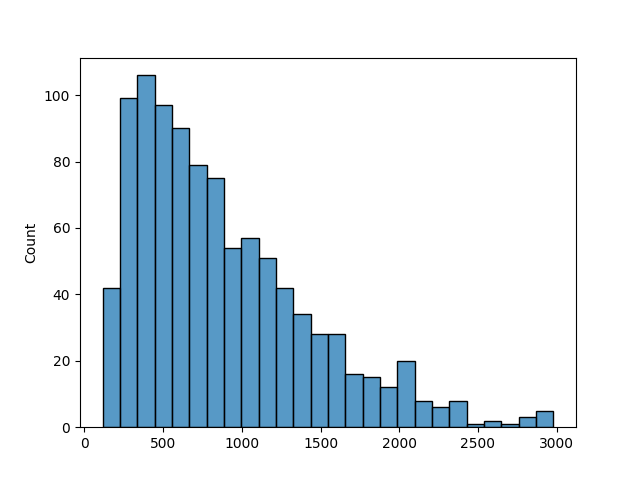

Write the Python code that produced this figure.
import sys
import time
import numpy as np
import seaborn as sns
import matplotlib.pyplot as plt
from scipy.signal import convolve2d

start = time.time()



def initialise(N, method):
    
    if method == 'random':
        arr = np.random.randint(0, 2, (N, N), dtype=int)
    
    elif method == 'oscillator':
        arr = np.zeros((N, N), dtype=int)
        arr[N//2, N//2-1:N//2+2] = 1
    
    elif method == 'glider':
        arr = np.zeros((N, N), dtype=int)
        arr[N//2-1, N//2] = 1
        arr[N//2, N//2+1] = 1
        arr[N//2+1, N//2-1:N//2+2] = 1
        
    return arr



def main():
    
    #constants/parameters
    method = 'random'
    N = 50
    n_simulations = 1000
    consider_equilibrated = 10
    max_steps = 3000
    show_anim = False
    show_plot = True
    steps_to_equil = np.array([], dtype=int)
    filename = 'GOL_data.txt'
    nsteps_other = 200
    coms = np.array([], dtype=float)
    vels = np.array([], dtype=float)


    
    if len(sys.argv) > 1:
        N = int(sys.argv[1])
        method = sys.argv[2]
        n_simulations = 1
        show_anim = True
        show_plot = False
        filename = 'user.txt'
        
        if method not in ['random', 'oscillator', 'glider']:
            print("invalid method")
            return
        
        
        if method != 'random':
            consider_equilibrated = nsteps_other
    
    
    outfile = open(filename, 'w')
    outfile.write("run_no steps_to_equilibrate")
    
    kernel = np.array([[1, 1, 1],
                       [1, 0, 1],
                       [1, 1, 1]])
    
    arr = np.empty([N, N])
    
    
    print(f"running {n_simulations} simulation(s)"
          f" with {N}x{N} grid and {method} initialisation")
    
    for n_sim in range(n_simulations):
        
        evol = np.array([], dtype=int)
        arr = initialise(N, method)
        evol = np.append(evol, [np.sum(arr)])
        equilibrated = False
        step = 0
        
        while not equilibrated:
            
            conv = convolve2d(arr, kernel, mode="same", boundary="wrap")
            
            #GOL conditions
            for i in range(N):
                for j in range(N):
                    if arr[i, j] == 1 and conv[i, j] < 2:
                        arr[i, j] = 0
                    elif arr[i, j] == 1 and 2 <= conv[i, j] <= 3:
                        pass
                    elif arr[i, j] == 1 and conv[i, j] > 3:
                        arr[i, j] = 0
                    elif arr[i, j] == 0 and conv[i, j] == 3:
                        arr[i, j] = 1
                    else:
                        pass

            step += 1
            evol = np.append(evol, [np.sum(arr)])
            
            #if equilibrated
            if np.all(evol[-consider_equilibrated:] == evol[-1]) \
                and step > consider_equilibrated:
                equilibrated = True
                steps_to_equil = np.append(steps_to_equil, [step - consider_equilibrated + 1])                
                print(f"steps to equilibrated: {steps_to_equil[-1]} in simulation {n_sim+1}")

            #skip long calculations
            if step > max_steps:
                print(f"simulation {n_sim} did not equilibrate")
                equilibrated = True
            
            if show_anim:
                plt.cla()
                im=plt.imshow(arr, animated=True)
                plt.text(1, -1, f"{method}, step: {step}")
                plt.draw()
                plt.pause(0.01)
            
            
            if method == 'glider':
                indices = np.argwhere(arr == 1)
                com = np.sum(indices, axis = 0)/(len(indices))
                coms = np.append(coms, com)
                            
        if method == 'glider':
            
            coms = coms.reshape(int(len(coms)/2), 2)
            com_mag = np.sqrt(coms[:, 0]**2 + coms[:, 1]**2)
            plt.figure()
            plt.scatter(x = range(len(com_mag)), y = com_mag)
            plt.xlabel("step")
            plt.ylabel("magnitude of com")
            plt.title("Centre of mass")
            plt.show()
                    
            for i in range(len(coms)-1):
                vel = (coms[i+1] - coms[i])
                vels = np.append(vels, vel)
            
            vels = vels.reshape(int(len(vels)/2), 2)
            vels = np.sqrt(vels[:, 0]**2 + vels[:, 1]**2)
            
            
            plt.figure()
            sns.scatterplot(x = range(len(vels)), y = vels)
            plt.xlabel("step")
            plt.ylabel("velocity [cells/step]")
            plt.title("Velocity")
            plt.show()
            
            iso_vel = vels[vels < 1]
            print(f"average velocity: {np.mean(iso_vel)} cells / step")
            
        #write to file
        outfile.write(f"{n_sim} {step}\n")
        
    if show_anim:
        plt.cla()
        im=plt.imshow(arr, animated=True)
        plt.text(1, -1, f"{method}, step: {step}")
        plt.draw()
        plt.show(block=True)
        
    if show_plot:	
        sns.histplot(steps_to_equil, bins = 26)
        plt.show()

    outfile.close()

main()




end = time.time()
# print(f"time = {end-start}")
